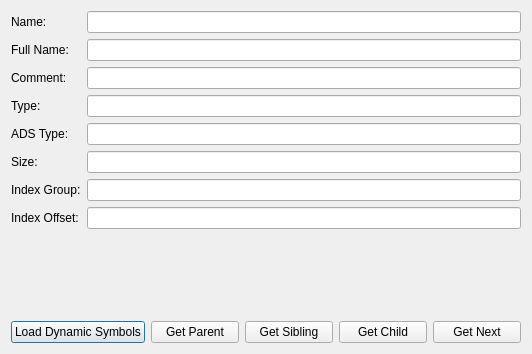
<?xml version="1.0" encoding="UTF-8"?>
<ui version="4.0">
 <class>Sample16Dialog</class>
 <widget class="QDialog" name="Sample16Dialog">
  <property name="geometry">
   <rect>
    <x>0</x>
    <y>0</y>
    <width>532</width>
    <height>354</height>
   </rect>
  </property>
  <property name="windowTitle">
   <string>Sample16</string>
  </property>
  <layout class="QVBoxLayout" name="verticalLayout">
   <item>
    <layout class="QFormLayout" name="formLayout">
     <item row="0" column="0">
      <widget class="QLabel" name="labelName">
       <property name="text">
        <string>Name:</string>
       </property>
      </widget>
     </item>
     <item row="0" column="1">
      <widget class="QLineEdit" name="editName"/>
     </item>
     <item row="1" column="0">
      <widget class="QLabel" name="labelFullName">
       <property name="text">
        <string>Full Name:</string>
       </property>
      </widget>
     </item>
     <item row="1" column="1">
      <widget class="QLineEdit" name="editFullName"/>
     </item>
     <item row="2" column="0">
      <widget class="QLabel" name="labelComment">
       <property name="text">
        <string>Comment:</string>
       </property>
      </widget>
     </item>
     <item row="2" column="1">
      <widget class="QLineEdit" name="editComment"/>
     </item>
     <item row="3" column="0">
      <widget class="QLabel" name="labelType">
       <property name="text">
        <string>Type:</string>
       </property>
      </widget>
     </item>
     <item row="3" column="1">
      <widget class="QLineEdit" name="editType"/>
     </item>
     <item row="4" column="0">
      <widget class="QLabel" name="labelADSType">
       <property name="text">
        <string>ADS Type:</string>
       </property>
      </widget>
     </item>
     <item row="4" column="1">
      <widget class="QLineEdit" name="editADSType"/>
     </item>
     <item row="5" column="0">
      <widget class="QLabel" name="labelSize">
       <property name="text">
        <string>Size:</string>
       </property>
      </widget>
     </item>
     <item row="5" column="1">
      <widget class="QLineEdit" name="editSize"/>
     </item>
     <item row="6" column="0">
      <widget class="QLabel" name="labelIndexGroup">
       <property name="text">
        <string>Index Group:</string>
       </property>
      </widget>
     </item>
     <item row="6" column="1">
      <widget class="QLineEdit" name="editIndexGroup"/>
     </item>
     <item row="7" column="0">
      <widget class="QLabel" name="labelIndexOffset">
       <property name="text">
        <string>Index Offset:</string>
       </property>
      </widget>
     </item>
     <item row="7" column="1">
      <widget class="QLineEdit" name="editIndexOffset"/>
     </item>
    </layout>
   </item>
   <item>
    <layout class="QHBoxLayout" name="buttonLayout">
     <item>
      <widget class="QPushButton" name="buttonLoad">
       <property name="text">
        <string>Load Dynamic Symbols</string>
       </property>
      </widget>
     </item>
     <item>
      <widget class="QPushButton" name="buttonParent">
       <property name="text">
        <string>Get Parent</string>
       </property>
      </widget>
     </item>
     <item>
      <widget class="QPushButton" name="buttonSibling">
       <property name="text">
        <string>Get Sibling</string>
       </property>
       <property name="autoRepeat">
        <bool>true</bool>
       </property>
      </widget>
     </item>
     <item>
      <widget class="QPushButton" name="buttonChild">
       <property name="text">
        <string>Get Child</string>
       </property>
      </widget>
     </item>
     <item>
      <widget class="QPushButton" name="buttonNext">
       <property name="text">
        <string>Get Next</string>
       </property>
       <property name="autoRepeat">
        <bool>true</bool>
       </property>
      </widget>
     </item>
    </layout>
   </item>
  </layout>
 </widget>
 <resources/>
 <connections/>
</ui>
